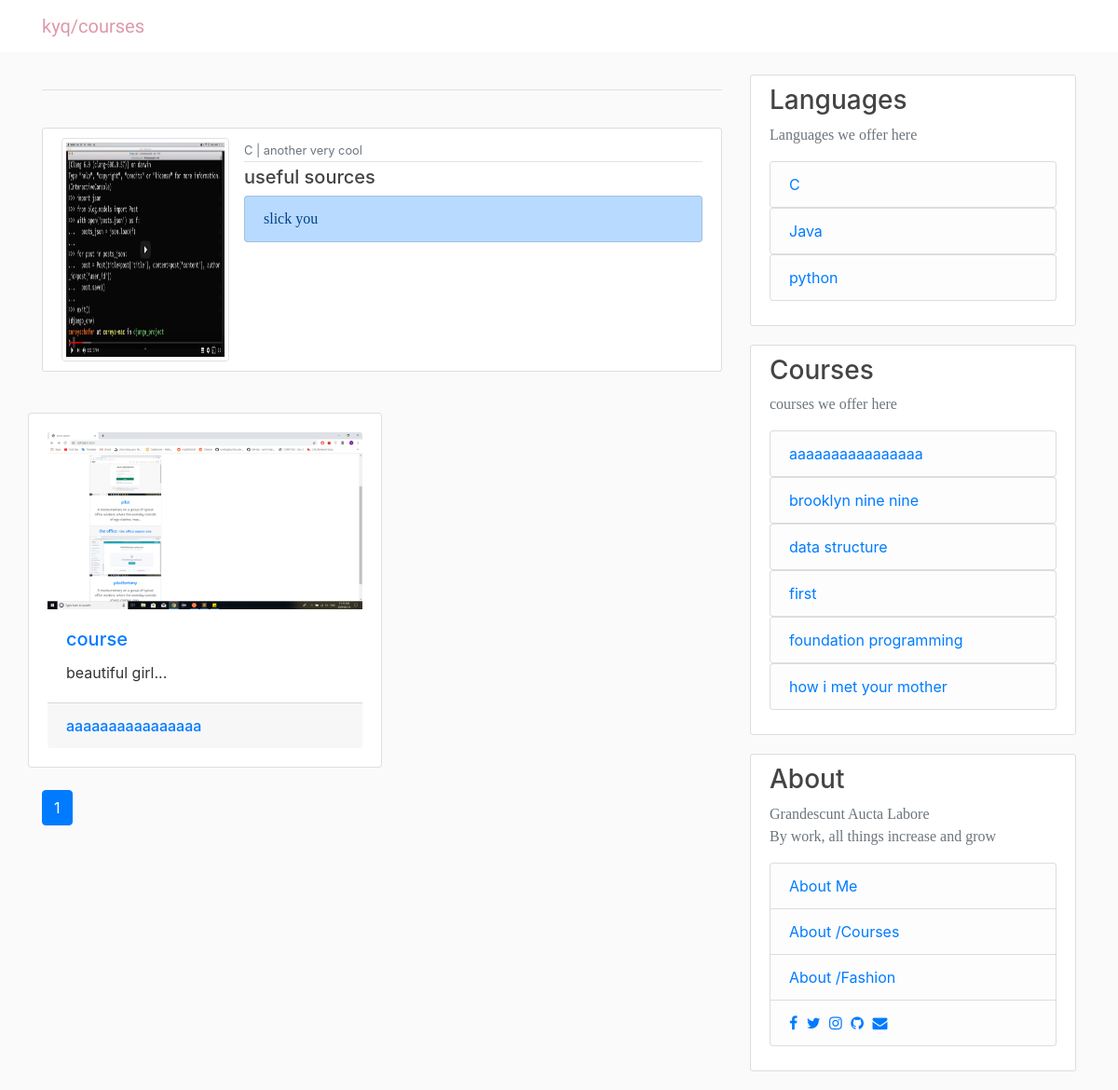
Screenshot of /courses/c/ with the database file from the repository.
### courses/models.py (models this page shows, shortened)
class Language(models.Model):
	name = models.CharField(max_length=128, unique=True)
	descritpion = models.TextField()
	source_title = models.TextField()
	source = models.URLField(blank=True, null=True)
	slug = models.SlugField(unique=True)
	image = models.ImageField(upload_to='get_image_path_series', blank=True, null=True)
	source_title = models.TextField()
	source = models.URLField(blank=True, null=True)
	source_title1 = models.TextField()
	source1 = models.URLField(blank=True, null=True)
	source_title2 = models.TextField()
	source2 = models.URLField(blank=True, null=True)
	source_title3 = models.TextField()
	source3 = models.URLField(blank=True, null=True)
	source_title4 = models.TextField()
	source4 = models.URLField(blank=True, null=True)
	def __str__(self):
		return self.name

class Content(models.Model):
	date = models.DateTimeField(auto_now_add=True)
	title = models.CharField(max_length=128)
	summary_question = models.TextField()
	description = models.TextField()
	date = models.DateTimeField(auto_now_add = True)
	image = models.ImageField(upload_to='get_image_path', blank=True, null=True)
	slug = models.SlugField(unique=True)
	language = models.ForeignKey(Language, on_delete=models.CASCADE, blank=True, null=True)
	course = models.ForeignKey(Course, on_delete=models.CASCADE, blank=True, null=True)
	review = models.TextField()
	video = EmbedVideoField(blank=True, null=True)
	pdf = models.URLField(blank=True, null=True)
	github = models.URLField(blank=True, null=True)
	paper_work = models.URLField(blank=True, null=True)

class Course(models.Model):
	language = models.ForeignKey(Language, on_delete=models.CASCADE, blank=True, null=True)
	date = models.DateTimeField(auto_now_add = True)
	name = models.CharField(max_length=128, unique=True)
	source = models.URLField(blank=True, null=True)
	description = models.TextField()
	rate = models.IntegerField(default=1)
	slug = models.SlugField(unique=True)
	image = models.ImageField(upload_to='get_image_path_season', blank=True, null=True)
	def __str__(self):
		return str(self.name)

### courses/views.py (the view)
# urls.py: path('<slug>/', views.language_pg, name='language_detail'),
def language_pg(request, slug):
	all_lang = Language.objects.all().order_by('name')
	language = get_object_or_404(Language, slug=slug)
	all_course = Course.objects.all().order_by('name')
	course = Course.objects.filter(language=language).order_by("date")
	content = Content.objects.filter(language=language).order_by("-date")
	paginator = Paginator(content, 6)
	page = request.GET.get('page')
	content = paginator.get_page(page)
	content_dict = {
		'all_lang':all_lang,
		'all_course':all_course,
		'language':language,
		'course':course,
		'content':content,
		'paginator':paginator
	}
	return render(request, 'course/language.html', content_dict)

### templates/course/language.html (shortened to what this page needs)
{% extends 'course/base.html' %}
{% load static %}
{% block content %}
<hr>
<br>
       <article class="media content-section">
                    <img class="img-thumbnail language-img" src='{{language.image.url}}' style="  height: 240px;
  width: 180px;
  margin-right: 16px;">
            <div class="media-body">
            <div class="article-metadata">
              <small class="text-muted">{{language.name}} | {{ language.descritpion}} </small>
            </div>
            <h5>useful sources</h5>
 <div class="list-group">
 	{% if language.source %}
  <a href="{{language.source}}" class="list-group-item list-group-item-action list-group-item-primary" target="_blank" style="font-family: 'Saira Stencil One', cursive;">{{language.source_title}}</a>
  	{% endif %}
  </div>
        </article>
<br>
<div class="row">
  {% for con in content %}
    <div class="col-6 card" style="padding:20px">
      <a href="{% url 'content_detail' slug=con.slug %}">
        <img class="card-img-top" src='{{con.image.url}}'>
      </a>
      <div class="card-body">
        <h5 class="card-title">
          <a href="{% url 'content_detail' slug=con.slug %}">{{ con.title }}</a>
        </h5>
        <p class="card-text">{{ con.description |slice:":100" }}...</p>
      </div>
      <div class="card-footer">
        <small class="text-muted">
          <span class="h6">
            <a href="{% url 'course_detail' slug=con.course.slug %}">{{con.course}}
            </a>
          </span>
        </small>
      </div>
    </div>
  {% endfor %}
</div>
<br>
 {% if paginator %}
      {% for num in content.paginator.page_range %}
        {% if content.number == num %}
          <a class="btn btn-primary mb-4" href="?page={{ num }}">{{ num }}</a>
        {% elif num > content.number|add:'-3' and num < content.number|add:'3' %}
          <a class="btn btn-outline-primary mb-4" href="?page={{ num }}">{{ num }}</a>
        {% endif %}
      {% endfor %}
    {% endif %}
{% endblock content %}
{% block sidebar %}
      <div class="content-section">
            <h3>Languages</h3>
            <p class='text-muted' style="font-family: 'Saira Stencil One', cursive;" >Languages we offer here</p>
            {% for lang in all_lang %}
              <ul class="list-group">
                <li class="list-group-item list-group-item-light"><a href="{% url 'language_detail' slug=lang.slug %}" class="primary">
                  {{lang.name}}</a>
              </ul>
              {% endfor %}
          </div>
          <div class="content-section">
            <h3>Courses</h3>
            <p class='text-muted'  style="font-family: 'Saira Stencil One', cursive;">courses we offer here</p>
            {% for course in all_course %}
              <ul class="list-group">
                <li class="list-group-item list-group-item-light"><a href="{% url 'course_detail' slug=course.slug %}" class="primary">
                  {{course.name}}</a></li>
              </ul>
              {% endfor %}
          </div>
          <div class="content-section">
            <h3>About</h3>
            <p class='text-muted' style="font-family: 'Saira Stencil One', cursive;">
              Grandescunt Aucta Labore
              <br>
                                        By work, all things increase and grow
            </p>
              <ul class="list-group">
                <li class="list-group-item list-group-item-light"><a href="#">About Me</a></li>
                <li class="list-group-item list-group-item-light"><a href="{% url 'tostart' %}" >About /Courses</a></li>
               <li class="list-group-item list-group-item-light"><a href="#">About /Fashion</a></li>
                <li class="list-group-item list-group-item-light">
                  <span class="social-media">
                  <a href="#" class="fa fa-facebook" style="padding-right:5px";></a>
                  <a href="#" class="fa fa-twitter" style="padding-right:5px";></a>
                  <a href="#" class="fa fa-instagram" style="padding-right:5px";></a>
                  <a href="#" class="fa fa-github"style="padding-right:5px";></a>
                  <a href="#" class="fa fa-envelope"></a>
                </span>
</li>
              </ul>
          </div>
{% endblock sidebar %}

### templates/course/base.html (shortened to what this page needs)
{% load static %}
<!DOCTYPE html>
<html>
<head>
    <link rel="stylesheet" href="https://maxcdn.bootstrapcdn.com/bootstrap/4.0.0/css/bootstrap.min.css">
    <link rel="stylesheet" href="https://cdnjs.cloudflare.com/ajax/libs/font-awesome/4.7.0/css/font-awesome.min.css">
</head>
<body>
    <header class="site-header">
     {% load static %}
      <nav class="navbar navbar-expand-md navbar-dark bg-steel fixed-top">
        <div class="container">
          <a class="navbar-brand mr-4" href="{% url 'course_home' %}"  style=" color:#DE98AB; font-family: 'Lacquer', sans-serif;
" >
          kyq/courses</a>
        </div>
      </nav>
    </header>
    <main role="main" class="container">
      <div class="row">
        <div class="col-md-8">
          {% block content %}{% endblock %}
        </div>
        <div class="col-md-4">
          {% block sidebar %}
          {% endblock %}
        </div>
      </div>
    </main>
</body>
</html>

### templates/course/base.html (style rules this page uses)
body { background: #fafafa; color: #333333; margin-top: 5rem; }
h1, h2, h3, h4, h5, h6 { color: #444444; }
ul { margin: 0; }
.bg-steel { background-color: white; }
.content-section { background: #ffffff; padding: 10px 20px; border: 1px solid #dddddd; border-radius: 3px; margin-bottom: 20px; }
.article-metadata { padding-bottom: 1px; margin-bottom: 4px; border-bottom: 1px solid #e3e3e3 }

### rows the page displays
Language: image (picture), name "C", descritpion "another very cool", source_title "slick you"
Content: image (picture), title "course", description "beautiful girl", course "aaaaaaaaaaaaaaaa"
Language: name "Java"
Language: name "python"
Course: name "aaaaaaaaaaaaaaaa"
Course: name "brooklyn nine nine"
Course: name "data structure"
Course: name "first"
Course: name "foundation programming"
Course: name "how i met your mother"

### other values shown
{{ num }} "1"
